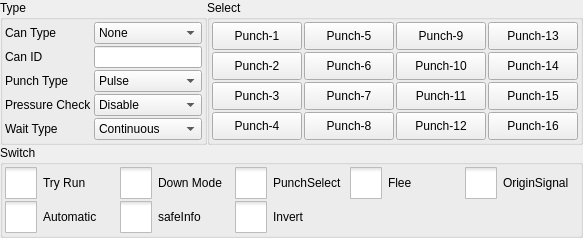
     <widget class="QWidget" name="punch">
      <attribute name="title">
       <string>Other Define</string>
      </attribute>
      <layout class="QGridLayout" name="gridLayout_7">
       <property name="leftMargin">
        <number>0</number>
       </property>
       <property name="topMargin">
        <number>0</number>
       </property>
       <property name="rightMargin">
        <number>0</number>
       </property>
       <property name="bottomMargin">
        <number>0</number>
       </property>
       <property name="spacing">
        <number>0</number>
       </property>
       <item row="0" column="1">
        <widget class="QGroupBox" name="fixtureDefineBox_2">
         <property name="sizePolicy">
          <sizepolicy hsizetype="Preferred" vsizetype="Expanding">
           <horstretch>0</horstretch>
           <verstretch>0</verstretch>
          </sizepolicy>
         </property>
         <property name="title">
          <string>Select</string>
         </property>
         <layout class="QGridLayout" name="gridLayout_3">
          <property name="leftMargin">
           <number>2</number>
          </property>
          <property name="topMargin">
           <number>2</number>
          </property>
          <property name="rightMargin">
           <number>2</number>
          </property>
          <property name="bottomMargin">
           <number>2</number>
          </property>
          <property name="spacing">
           <number>2</number>
          </property>
          <item row="3" column="0">
           <widget class="QPushButton" name="punch4">
            <property name="sizePolicy">
             <sizepolicy hsizetype="Preferred" vsizetype="Preferred">
              <horstretch>0</horstretch>
              <verstretch>0</verstretch>
             </sizepolicy>
            </property>
            <property name="minimumSize">
             <size>
              <width>90</width>
              <height>0</height>
             </size>
            </property>
            <property name="text">
             <string>Punch-4</string>
            </property>
            <property name="checkable">
             <bool>true</bool>
            </property>
           </widget>
          </item>
          <item row="2" column="0">
           <widget class="QPushButton" name="punch3">
            <property name="sizePolicy">
             <sizepolicy hsizetype="Preferred" vsizetype="Preferred">
              <horstretch>0</horstretch>
              <verstretch>0</verstretch>
             </sizepolicy>
            </property>
            <property name="minimumSize">
             <size>
              <width>90</width>
              <height>0</height>
             </size>
            </property>
            <property name="text">
             <string>Punch-3</string>
            </property>
            <property name="checkable">
             <bool>true</bool>
            </property>
           </widget>
          </item>
          <item row="1" column="0">
           <widget class="QPushButton" name="punch2">
            <property name="sizePolicy">
             <sizepolicy hsizetype="Preferred" vsizetype="Preferred">
              <horstretch>0</horstretch>
              <verstretch>0</verstretch>
             </sizepolicy>
            </property>
            <property name="minimumSize">
             <size>
              <width>90</width>
              <height>0</height>
             </size>
            </property>
            <property name="text">
             <string>Punch-2</string>
            </property>
            <property name="checkable">
             <bool>true</bool>
            </property>
           </widget>
          </item>
          <item row="0" column="0">
           <widget class="QPushButton" name="punch1">
            <property name="sizePolicy">
             <sizepolicy hsizetype="Preferred" vsizetype="Preferred">
              <horstretch>0</horstretch>
              <verstretch>0</verstretch>
             </sizepolicy>
            </property>
            <property name="minimumSize">
             <size>
              <width>90</width>
              <height>0</height>
             </size>
            </property>
            <property name="text">
             <string>Punch-1</string>
            </property>
            <property name="checkable">
             <bool>true</bool>
            </property>
           </widget>
          </item>
          <item row="2" column="1">
           <widget class="QPushButton" name="punch7">
            <property name="sizePolicy">
             <sizepolicy hsizetype="Preferred" vsizetype="Preferred">
              <horstretch>0</horstretch>
              <verstretch>0</verstretch>
             </sizepolicy>
            </property>
            <property name="minimumSize">
             <size>
              <width>90</width>
              <height>0</height>
             </size>
            </property>
            <property name="text">
             <string>Punch-7</string>
            </property>
            <property name="checkable">
             <bool>true</bool>
            </property>
           </widget>
          </item>
          <item row="1" column="1">
           <widget class="QPushButton" name="punch6">
            <property name="sizePolicy">
             <sizepolicy hsizetype="Preferred" vsizetype="Preferred">
              <horstretch>0</horstretch>
              <verstretch>0</verstretch>
             </sizepolicy>
            </property>
            <property name="minimumSize">
             <size>
              <width>90</width>
              <height>0</height>
             </size>
            </property>
            <property name="text">
             <string>Punch-6</string>
            </property>
            <property name="checkable">
             <bool>true</bool>
            </property>
           </widget>
          </item>
          <item row="0" column="1">
           <widget class="QPushButton" name="punch5">
            <property name="sizePolicy">
             <sizepolicy hsizetype="Preferred" vsizetype="Preferred">
              <horstretch>0</horstretch>
              <verstretch>0</verstretch>
             </sizepolicy>
            </property>
            <property name="minimumSize">
             <size>
              <width>90</width>
              <height>0</height>
             </size>
            </property>
            <property name="text">
             <string>Punch-5</string>
            </property>
            <property name="checkable">
             <bool>true</bool>
            </property>
           </widget>
          </item>
          <item row="3" column="1">
           <widget class="QPushButton" name="punch8">
            <property name="sizePolicy">
             <sizepolicy hsizetype="Preferred" vsizetype="Preferred">
              <horstretch>0</horstretch>
              <verstretch>0</verstretch>
             </sizepolicy>
            </property>
            <property name="minimumSize">
             <size>
              <width>90</width>
              <height>0</height>
             </size>
            </property>
            <property name="text">
             <string>Punch-8</string>
            </property>
            <property name="checkable">
             <bool>true</bool>
            </property>
           </widget>
          </item>
          <item row="0" column="2">
           <widget class="QPushButton" name="punch9">
            <property name="sizePolicy">
             <sizepolicy hsizetype="Preferred" vsizetype="Preferred">
              <horstretch>0</horstretch>
              <verstretch>0</verstretch>
             </sizepolicy>
            </property>
            <property name="minimumSize">
             <size>
              <width>90</width>
              <height>0</height>
             </size>
            </property>
            <property name="text">
             <string>Punch-9</string>
            </property>
            <property name="checkable">
             <bool>true</bool>
            </property>
           </widget>
          </item>
          <item row="1" column="2">
           <widget class="QPushButton" name="punch10">
            <property name="sizePolicy">
             <sizepolicy hsizetype="Preferred" vsizetype="Preferred">
              <horstretch>0</horstretch>
              <verstretch>0</verstretch>
             </sizepolicy>
            </property>
            <property name="minimumSize">
             <size>
              <width>90</width>
              <height>0</height>
             </size>
            </property>
            <property name="text">
             <string>Punch-10</string>
            </property>
            <property name="checkable">
             <bool>true</bool>
            </property>
           </widget>
          </item>
          <item row="2" column="2">
           <widget class="QPushButton" name="punch11">
            <property name="sizePolicy">
             <sizepolicy hsizetype="Preferred" vsizetype="Preferred">
              <horstretch>0</horstretch>
              <verstretch>0</verstretch>
             </sizepolicy>
            </property>
            <property name="minimumSize">
             <size>
              <width>90</width>
              <height>0</height>
             </size>
            </property>
            <property name="text">
             <string>Punch-11</string>
            </property>
            <property name="checkable">
             <bool>true</bool>
            </property>
           </widget>
          </item>
          <item row="3" column="2">
           <widget class="QPushButton" name="punch12">
            <property name="sizePolicy">
             <sizepolicy hsizetype="Preferred" vsizetype="Preferred">
              <horstretch>0</horstretch>
              <verstretch>0</verstretch>
             </sizepolicy>
            </property>
            <property name="minimumSize">
             <size>
              <width>90</width>
              <height>0</height>
             </size>
            </property>
            <property name="text">
             <string>Punch-12</string>
            </property>
            <property name="checkable">
             <bool>true</bool>
            </property>
           </widget>
          </item>
          <item row="0" column="3">
           <widget class="QPushButton" name="punch13">
            <property name="sizePolicy">
             <sizepolicy hsizetype="Preferred" vsizetype="Preferred">
              <horstretch>0</horstretch>
              <verstretch>0</verstretch>
             </sizepolicy>
            </property>
            <property name="minimumSize">
             <size>
              <width>90</width>
              <height>0</height>
             </size>
            </property>
            <property name="text">
             <string>Punch-13</string>
            </property>
            <property name="checkable">
             <bool>true</bool>
            </property>
           </widget>
          </item>
          <item row="1" column="3">
           <widget class="QPushButton" name="punch14">
            <property name="sizePolicy">
             <sizepolicy hsizetype="Preferred" vsizetype="Preferred">
              <horstretch>0</horstretch>
              <verstretch>0</verstretch>
             </sizepolicy>
            </property>
            <property name="minimumSize">
             <size>
              <width>90</width>
              <height>0</height>
             </size>
            </property>
            <property name="text">
             <string>Punch-14</string>
            </property>
            <property name="checkable">
             <bool>true</bool>
            </property>
           </widget>
          </item>
          <item row="2" column="3">
           <widget class="QPushButton" name="punch15">
            <property name="sizePolicy">
             <sizepolicy hsizetype="Preferred" vsizetype="Preferred">
              <horstretch>0</horstretch>
              <verstretch>0</verstretch>
             </sizepolicy>
            </property>
            <property name="minimumSize">
             <size>
              <width>90</width>
              <height>0</height>
             </size>
            </property>
            <property name="text">
             <string>Punch-15</string>
            </property>
            <property name="checkable">
             <bool>true</bool>
            </property>
           </widget>
          </item>
          <item row="3" column="3">
           <widget class="QPushButton" name="punch16">
            <property name="sizePolicy">
             <sizepolicy hsizetype="Preferred" vsizetype="Preferred">
              <horstretch>0</horstretch>
              <verstretch>0</verstretch>
             </sizepolicy>
            </property>
            <property name="minimumSize">
             <size>
              <width>90</width>
              <height>0</height>
             </size>
            </property>
            <property name="text">
             <string>Punch-16</string>
            </property>
            <property name="checkable">
             <bool>true</bool>
            </property>
           </widget>
          </item>
         </layout>
        </widget>
       </item>
       <item row="0" column="0">
        <widget class="QGroupBox" name="groupBox">
         <property name="title">
          <string>Type</string>
         </property>
         <layout class="QGridLayout" name="gridLayout_6">
          <property name="leftMargin">
           <number>2</number>
          </property>
          <property name="topMargin">
           <number>2</number>
          </property>
          <property name="rightMargin">
           <number>2</number>
          </property>
          <property name="bottomMargin">
           <number>2</number>
          </property>
          <property name="spacing">
           <number>2</number>
          </property>
          <item row="0" column="0">
           <widget class="QLabel" name="label">
            <property name="maximumSize">
             <size>
              <width>110</width>
              <height>16777215</height>
             </size>
            </property>
            <property name="text">
             <string>Can Type</string>
            </property>
           </widget>
          </item>
          <item row="0" column="1">
           <widget class="ICComboBox" name="canType">
            <property name="maximumSize">
             <size>
              <width>160</width>
              <height>16777215</height>
             </size>
            </property>
            <item>
             <property name="text">
              <string>None</string>
             </property>
            </item>
            <item>
             <property name="text">
              <string>Master</string>
             </property>
            </item>
            <item>
             <property name="text">
              <string>Slave</string>
             </property>
            </item>
           </widget>
          </item>
          <item row="1" column="0">
           <widget class="QLabel" name="label_2">
            <property name="maximumSize">
             <size>
              <width>110</width>
              <height>16777215</height>
             </size>
            </property>
            <property name="text">
             <string>Can ID</string>
            </property>
           </widget>
          </item>
          <item row="1" column="1">
           <widget class="ICLineEditWithVirtualNumericKeypad" name="canID">
            <property name="maximumSize">
             <size>
              <width>160</width>
              <height>16777215</height>
             </size>
            </property>
           </widget>
          </item>
          <item row="2" column="0">
           <widget class="QLabel" name="label_22">
            <property name="minimumSize">
             <size>
              <width>0</width>
              <height>0</height>
             </size>
            </property>
            <property name="maximumSize">
             <size>
              <width>110</width>
              <height>16777215</height>
             </size>
            </property>
            <property name="text">
             <string>Punch Type</string>
            </property>
           </widget>
          </item>
          <item row="2" column="1">
           <widget class="ICComboBox" name="punchType">
            <property name="maximumSize">
             <size>
              <width>160</width>
              <height>16777215</height>
             </size>
            </property>
            <item>
             <property name="text">
              <string>Pulse</string>
             </property>
            </item>
            <item>
             <property name="text">
              <string>Continuous </string>
             </property>
            </item>
            <item>
             <property name="text">
              <string>Gear</string>
             </property>
            </item>
           </widget>
          </item>
          <item row="3" column="0">
           <widget class="QLabel" name="label_10">
            <property name="minimumSize">
             <size>
              <width>0</width>
              <height>0</height>
             </size>
            </property>
            <property name="maximumSize">
             <size>
              <width>110</width>
              <height>16777215</height>
             </size>
            </property>
            <property name="text">
             <string>Pressure Check</string>
            </property>
           </widget>
          </item>
          <item row="3" column="1">
           <widget class="ICComboBox" name="pressureMode">
            <property name="maximumSize">
             <size>
              <width>160</width>
              <height>16777215</height>
             </size>
            </property>
            <item>
             <property name="text">
              <string>Disable</string>
             </property>
            </item>
            <item>
             <property name="text">
              <string>Always ON</string>
             </property>
            </item>
            <item>
             <property name="text">
              <string>Always OFF</string>
             </property>
            </item>
           </widget>
          </item>
          <item row="4" column="0">
           <widget class="QLabel" name="label_24">
            <property name="minimumSize">
             <size>
              <width>0</width>
              <height>0</height>
             </size>
            </property>
            <property name="maximumSize">
             <size>
              <width>110</width>
              <height>16777215</height>
             </size>
            </property>
            <property name="text">
             <string>Wait Type</string>
            </property>
           </widget>
          </item>
          <item row="4" column="1">
           <widget class="ICComboBox" name="waitMode">
            <property name="maximumSize">
             <size>
              <width>160</width>
              <height>16777215</height>
             </size>
            </property>
            <item>
             <property name="text">
              <string>Continuous</string>
             </property>
            </item>
            <item>
             <property name="text">
              <string>Pulse</string>
             </property>
            </item>
           </widget>
          </item>
         </layout>
        </widget>
       </item>
       <item row="1" column="0" colspan="2">
        <widget class="QGroupBox" name="groupBox_5">
         <property name="title">
          <string>Switch</string>
         </property>
         <layout class="QGridLayout" name="gridLayout_8">
          <property name="leftMargin">
           <number>2</number>
          </property>
          <property name="topMargin">
           <number>2</number>
          </property>
          <property name="rightMargin">
           <number>2</number>
          </property>
          <property name="bottomMargin">
           <number>2</number>
          </property>
          <property name="spacing">
           <number>2</number>
          </property>
          <item row="0" column="3">
           <widget class="QCheckBox" name="fleeBox">
            <property name="focusPolicy">
             <enum>Qt::NoFocus</enum>
            </property>
            <property name="styleSheet">
             <string notr="true">::indicator {
     width: 32px;
     height: 32px;
 }

::indicator:unchecked 
{
     image: url(:/resource/check_unchecked.png);
 }
::indicator:checked 
{
     image: url(:/resource/check_checked.png);
 }

::indicator:checked:disabled
{
 image: url(:/resource/check_checked_disable.png);
}

::indicator:unchecked:disabled
{
 image: url(:/resource/check_unchecked_disable.png);
}</string>
            </property>
            <property name="text">
             <string>Flee</string>
            </property>
           </widget>
          </item>
          <item row="0" column="4">
           <widget class="QCheckBox" name="originBox">
            <property name="focusPolicy">
             <enum>Qt::NoFocus</enum>
            </property>
            <property name="styleSheet">
             <string notr="true">::indicator {
     width: 32px;
     height: 32px;
 }

::indicator:unchecked 
{
     image: url(:/resource/check_unchecked.png);
 }
::indicator:checked 
{
     image: url(:/resource/check_checked.png);
 }

::indicator:checked:disabled
{
 image: url(:/resource/check_checked_disable.png);
}

::indicator:unchecked:disabled
{
 image: url(:/resource/check_unchecked_disable.png);
}</string>
            </property>
            <property name="text">
             <string>OriginSignal</string>
            </property>
           </widget>
          </item>
          <item row="0" column="2">
           <widget class="QCheckBox" name="punchOutBox">
            <property name="focusPolicy">
             <enum>Qt::NoFocus</enum>
            </property>
            <property name="styleSheet">
             <string notr="true">::indicator {
     width: 32px;
     height: 32px;
 }

::indicator:unchecked 
{
     image: url(:/resource/check_unchecked.png);
 }
::indicator:checked 
{
     image: url(:/resource/check_checked.png);
 }

::indicator:checked:disabled
{
 image: url(:/resource/check_checked_disable.png);
}

::indicator:unchecked:disabled
{
 image: url(:/resource/check_unchecked_disable.png);
}</string>
            </property>
            <property name="text">
             <string>PunchSelect</string>
            </property>
           </widget>
          </item>
          <item row="3" column="0">
           <widget class="QCheckBox" name="autoBox">
            <property name="focusPolicy">
             <enum>Qt::NoFocus</enum>
            </property>
            <property name="styleSheet">
             <string notr="true">::indicator {
     width: 32px;
     height: 32px;
 }

::indicator:unchecked 
{
     image: url(:/resource/check_unchecked.png);
 }
::indicator:checked 
{
     image: url(:/resource/check_checked.png);
 }

::indicator:checked:disabled
{
 image: url(:/resource/check_checked_disable.png);
}

::indicator:unchecked:disabled
{
 image: url(:/resource/check_unchecked_disable.png);
}</string>
            </property>
            <property name="text">
             <string>Automatic</string>
            </property>
           </widget>
          </item>
          <item row="0" column="1">
           <widget class="QCheckBox" name="downModeBox">
            <property name="focusPolicy">
             <enum>Qt::NoFocus</enum>
            </property>
            <property name="styleSheet">
             <string notr="true">::indicator {
     width: 32px;
     height: 32px;
 }

::indicator:unchecked 
{
     image: url(:/resource/check_unchecked.png);
 }
::indicator:checked 
{
     image: url(:/resource/check_checked.png);
 }

::indicator:checked:disabled
{
 image: url(:/resource/check_checked_disable.png);
}

::indicator:unchecked:disabled
{
 image: url(:/resource/check_unchecked_disable.png);
}</string>
            </property>
            <property name="text">
             <string>Down Mode</string>
            </property>
           </widget>
          </item>
          <item row="3" column="2">
           <widget class="QCheckBox" name="reserveBox">
            <property name="focusPolicy">
             <enum>Qt::NoFocus</enum>
            </property>
            <property name="styleSheet">
             <string notr="true">::indicator {
     width: 32px;
     height: 32px;
 }

::indicator:unchecked 
{
     image: url(:/resource/check_unchecked.png);
 }
::indicator:checked 
{
     image: url(:/resource/check_checked.png);
 }

::indicator:checked:disabled
{
 image: url(:/resource/check_checked_disable.png);
}

::indicator:unchecked:disabled
{
 image: url(:/resource/check_unchecked_disable.png);
}</string>
            </property>
            <property name="text">
             <string>Invert</string>
            </property>
           </widget>
          </item>
          <item row="0" column="0">
           <widget class="QCheckBox" name="tryRunBox">
            <property name="focusPolicy">
             <enum>Qt::NoFocus</enum>
            </property>
            <property name="styleSheet">
             <string notr="true">::indicator {
     width: 32px;
     height: 32px;
 }

::indicator:unchecked 
{
     image: url(:/resource/check_unchecked.png);
 }
::indicator:checked 
{
     image: url(:/resource/check_checked.png);
 }

::indicator:checked:disabled
{
 image: url(:/resource/check_checked_disable.png);
}

::indicator:unchecked:disabled
{
 image: url(:/resource/check_unchecked_disable.png);
}</string>
            </property>
            <property name="text">
             <string>Try Run</string>
            </property>
           </widget>
          </item>
          <item row="3" column="1">
           <widget class="QCheckBox" name="safeInfoBox">
            <property name="focusPolicy">
             <enum>Qt::NoFocus</enum>
            </property>
            <property name="styleSheet">
             <string notr="true">::indicator {
     width: 32px;
     height: 32px;
 }

::indicator:unchecked 
{
     image: url(:/resource/check_unchecked.png);
 }
::indicator:checked 
{
     image: url(:/resource/check_checked.png);
 }

::indicator:checked:disabled
{
 image: url(:/resource/check_checked_disable.png);
}

::indicator:unchecked:disabled
{
 image: url(:/resource/check_unchecked_disable.png);
}</string>
            </property>
            <property name="text">
             <string>safeInfo</string>
            </property>
           </widget>
          </item>
         </layout>
        </widget>
       </item>
      </layout>
      <zorder>groupBox_5</zorder>
      <zorder>fixtureDefineBox_2</zorder>
      <zorder>groupBox</zorder>
     </widget>
